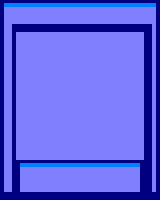

The image is a tile-based game level rendered from a .tmx file. Its description and complete source (layers, tilesets, objects, tile grids) follow:
An orthogonal 20x25 tile map with 8x8 px tiles, 1 tile layer (Tile Layer 1).

<map version="1.2" tiledversion="1.2.0" orientation="orthogonal" renderorder="right-down" width="20" height="25" tilewidth="8" tileheight="8" infinite="0" nextlayerid="2" nextobjectid="1">
 <tileset firstgid="1" source="../World1/Tileset.tsx" />
 <layer id="1" name="Tile Layer 1" width="20" height="25">
  <data encoding="csv">
1,4,4,4,4,4,4,4,4,4,4,4,4,4,4,4,4,4,4,3,
10,17,17,17,17,17,17,17,17,17,17,17,17,17,17,17,17,17,17,9,
10,17,17,17,17,17,17,17,17,17,17,17,17,17,17,17,17,17,17,9,
10,9,15,15,15,15,15,15,15,15,15,15,15,15,15,15,15,15,15,9,
10,9,17,17,17,17,17,17,17,17,17,17,17,17,17,17,17,17,15,9,
10,9,17,17,17,17,17,17,17,17,17,17,17,17,17,17,17,17,15,9,
10,9,17,17,17,17,17,17,17,17,17,17,17,17,17,17,17,17,15,9,
10,9,17,17,17,17,17,17,17,17,17,17,17,17,17,17,17,17,15,9,
10,9,17,17,17,17,17,17,17,17,17,17,17,17,17,17,17,17,15,9,
10,9,17,17,17,17,17,17,17,17,17,17,17,17,17,17,17,17,15,9,
10,9,17,17,17,17,17,17,17,17,17,17,17,17,17,17,17,17,15,9,
10,9,17,17,17,17,17,17,17,17,17,17,17,17,17,17,17,17,15,9,
10,9,17,17,17,17,17,17,17,17,17,17,17,17,17,17,17,17,15,9,
10,9,17,17,17,17,17,17,17,17,17,17,17,17,17,17,17,17,15,9,
10,9,17,17,17,17,17,17,17,17,17,17,17,17,17,17,17,17,15,9,
10,9,17,17,17,17,17,17,17,17,17,17,17,17,17,17,17,17,15,9,
10,9,17,17,17,17,17,17,17,17,17,17,17,17,17,17,17,17,15,9,
10,9,17,17,17,17,17,17,17,17,17,17,17,17,17,17,17,17,15,9,
10,9,17,17,17,17,17,17,17,17,17,17,17,17,17,17,17,17,15,9,
10,9,17,17,17,17,17,17,17,17,17,17,17,17,17,17,17,17,15,9,
10,9,1,4,4,4,4,4,4,4,4,4,4,4,4,4,4,3,15,9,
10,9,10,17,17,17,17,17,17,17,17,17,17,17,17,17,17,9,15,9,
10,9,10,17,17,17,17,17,17,17,17,17,17,17,17,17,17,9,15,9,
10,9,10,17,17,17,17,17,17,17,17,17,17,17,17,17,17,9,15,9,
15,15,15,15,15,15,15,15,15,15,15,15,15,15,15,15,15,15,15,15
</data>
 </layer>
</map>
